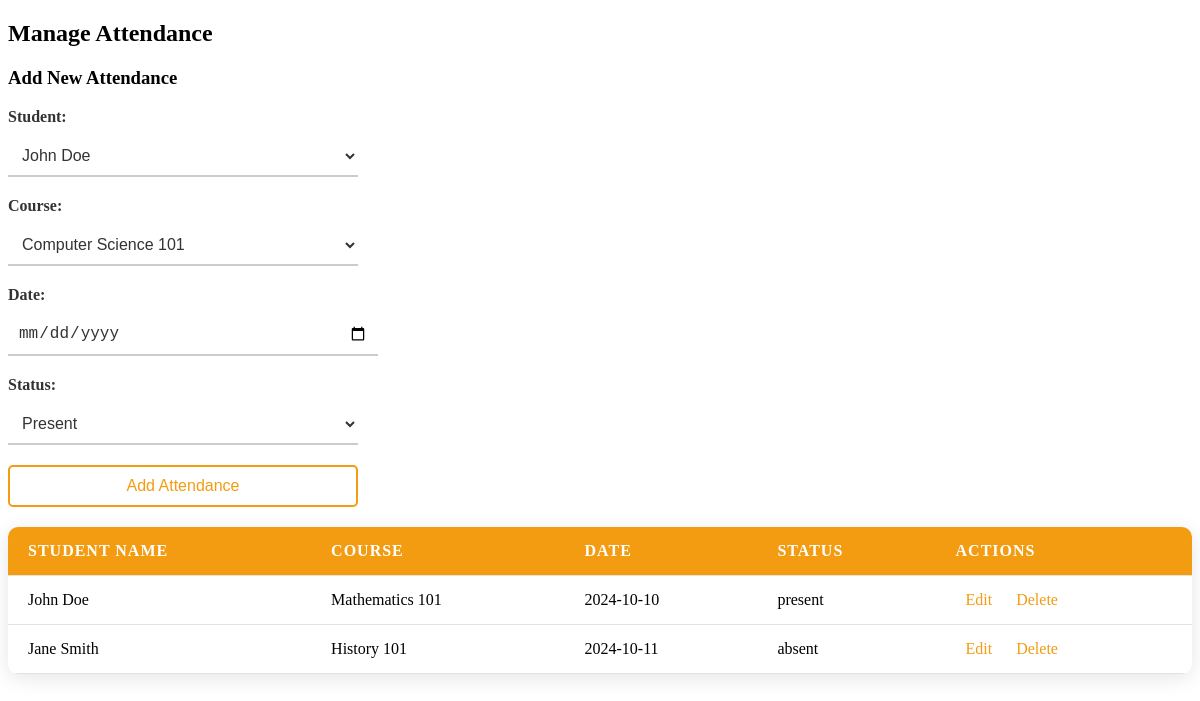
The app's page /attendance_section.php with its own data.
### tables this page shows
CREATE TABLE attendance (
    attendance_id INT AUTO_INCREMENT PRIMARY KEY,
    student_id INT NOT NULL,
    course_id INT NOT NULL,
    attendance_date DATE NOT NULL,
    status ENUM('present', 'absent', 'late') NOT NULL,
    FOREIGN KEY (student_id) REFERENCES students(student_id) ON DELETE CASCADE,
    FOREIGN KEY (course_id) REFERENCES courses(course_id) ON DELETE CASCADE,
    UNIQUE (student_id, course_id, attendance_date)   
);

CREATE TABLE students (
    student_id INT AUTO_INCREMENT PRIMARY KEY,
    user_id INT NOT NULL UNIQUE,   
    first_name VARCHAR(50) NOT NULL,
    last_name VARCHAR(50) NOT NULL,
    dob DATE NOT NULL,   
    phone VARCHAR(15),   
    course_id INT,   
    FOREIGN KEY (user_id) REFERENCES users(user_id) ON DELETE CASCADE,
    FOREIGN KEY (course_id) REFERENCES courses(course_id) ON DELETE SET NULL   
);

CREATE TABLE courses (
    course_id INT AUTO_INCREMENT PRIMARY KEY,
    course_name VARCHAR(100) NOT NULL UNIQUE,   
    course_description TEXT,
    created_at TIMESTAMP DEFAULT CURRENT_TIMESTAMP
);

### attendance_section.php (the view, shortened to what this page needs)
<?php
require '../php/db_connection.php';
$attendanceQuery = $pdo->query("SELECT a.attendance_id, s.first_name, s.last_name, a.attendance_date, a.status, c.course_name
                                FROM attendance a
                                JOIN students s ON a.student_id = s.student_id
                                JOIN courses c ON a.course_id = c.course_id");
$attendanceRecords = $attendanceQuery->fetchAll(PDO::FETCH_ASSOC);
?>
<!DOCTYPE html>
<html lang="en">
<head>
    <link rel="stylesheet" href="../css/admin_dashboard_sections.css">
</head>
<body>
    <h2>Manage Attendance</h2>
    <h3>Add New Attendance</h3>
    <form action="../admin_add_feature/add_attendance.php" method="POST">
        <label for="student">Student:</label>
        <select name="student_id" required>
            <?php
            $studentsQuery = $pdo->query("SELECT student_id, first_name, last_name FROM students");
            $students = $studentsQuery->fetchAll(PDO::FETCH_ASSOC);
            foreach ($students as $student) {
                echo "<option value='{$student['student_id']}'>{$student['first_name']} {$student['last_name']}</option>";
            }
            ?>
        </select>
        <label for="course">Course:</label>
        <select name="course_id" required>
            <?php
            $coursesQuery = $pdo->query("SELECT course_id, course_name FROM courses");
            $courses = $coursesQuery->fetchAll(PDO::FETCH_ASSOC);
            foreach ($courses as $course) {
                echo "<option value='{$course['course_id']}'>{$course['course_name']}</option>";
            }
            ?>
        </select>
        <label for="attendance_date">Date:</label>
        <input type="date" name="attendance_date" required>
        <label for="status">Status:</label>
        <select name="status" required>
            <option value="present">Present</option>
        </select>
        <button type="submit" name="add_attendance">Add Attendance</button>
    </form>
    <table>
        <thead>
            <tr>
                <th>Student Name</th>
                <th>Course</th>
                <th>Date</th>
                <th>Status</th>
                <th>Actions</th>
            </tr>
        </thead>
        <tbody>
            <?php foreach ($attendanceRecords as $record): ?>
                <tr>
                    <td><?php echo htmlspecialchars($record['first_name'] . ' ' . $record['last_name']); ?></td>
                    <td><?php echo htmlspecialchars($record['course_name']); ?></td>
                    <td><?php echo htmlspecialchars($record['attendance_date']); ?></td>
                    <td><?php echo htmlspecialchars($record['status']); ?></td>
                    <td>
                        <a href="../admin_update_feature/update_attendance.php?attendance_id=<?php echo $record['attendance_id']; ?>">Edit</a>
                        <a href="../admin_delete_feature/delete_attendance.php?delete_id=<?php echo $record['attendance_id']; ?>" onclick="return confirm('Are you sure you want to delete this record?')">Delete</a>
                    </td>
                </tr>
            <?php endforeach; ?>
        </tbody>
    </table>
</body>
</html>

### admin_dashboard_sections.css (style rules this page uses)
table { width: 100%; border-collapse: collapse; margin-top: 20px; background-color: #ffffff; box-shadow: 0 4px 20px rgba(0, 0, 0, 0.1); border-radius: 10px; overflow: hidden; }
th, td { padding: 15px 20px; text-align: left; border-bottom: 1px solid #e2e2e2; }
th { background-color: #f39c12; color: #ffffff; font-weight: bold; text-transform: uppercase; letter-spacing: 1px; }
tr { transition: background-color 0.3s; }
a { color: #f39c12; text-decoration: none; padding: 5px 10px; border-radius: 5px; transition: background 0.3s, color 0.3s; }
form { padding: 0; max-width: 350px; border-radius: 10px; }
form label { display: block; margin-bottom: 10px; font-weight: bold; color: #333333; }
form input[type="date"], form input[type="text"], form select { width: 100%; padding: 10px; margin-bottom: 20px; border: none; border-bottom: 2px solid #ccc; background-color: transparent; font-size: 16px; color: #333333; transition: border-bottom 0.3s ease; }
form button { background-color: transparent; color: #f39c12; padding: 10px 20px; border: 2px solid #f39c12; border-radius: 5px; font-size: 16px; cursor: pointer; width: 100%; transition: background-color 0.3s ease, color 0.3s ease; }

### records on screen
attendance: student.last_name "John Doe", course.course_name "Mathematics 101", attendance_date "2024-10-10", status "present"
attendance: student.last_name "Jane Smith", course.course_name "History 101", attendance_date "2024-10-11", status "absent"

### other values on screen
form field student_id "John Doe"
form field course_id "Computer Science 101"
